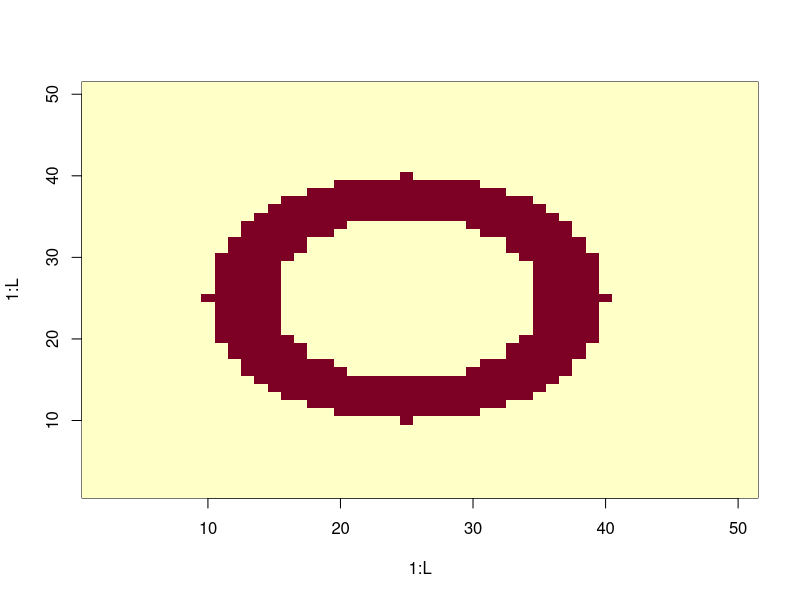
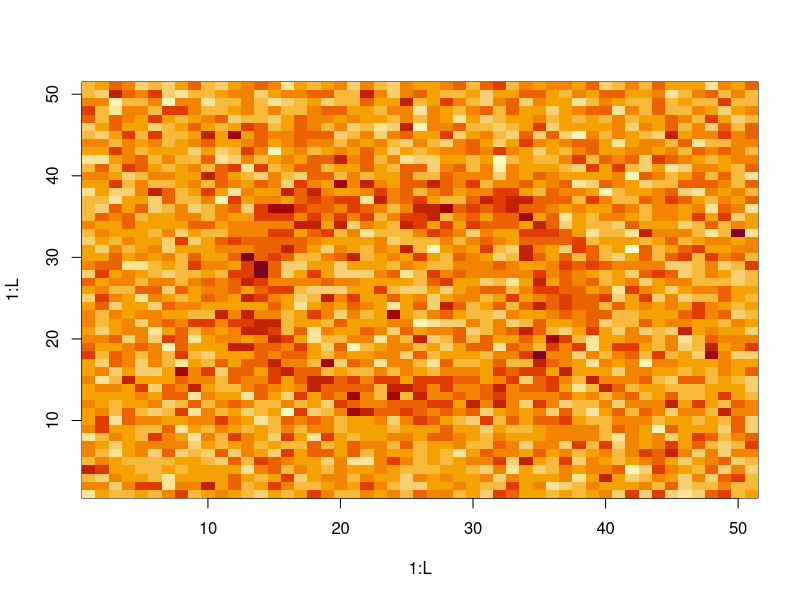

The R script that drew these images, in order: (Note: this script raises an error after producing the figures.)
# Assignment 4
# Name: Yuval
# I.D. Number: 311306435

# Q1: Replace "return(NA)" by your code
a4q1 <- function(x, f.alpha, f.lambda, start, N){
  n <- length(x)
  alpha <- start[1] # alpha_0
  lambda <- start[2] # lambda_0
  theta <- matrix(nrow=(N+1), ncol=2)
  theta[1,1] <- alpha
  theta[1,2] <- lambda
  # log likelihood:
  ll <- function(alpha, lambda){
    return (n*log(alpha) + (n*alpha)*log(lambda) + (alpha-1)*sum(log(x)) - (lambda)*sum(x^alpha))
  }
  ratio_func <- function(){
    # compute the likelihood of the proposal
    ll_theta_tilde <- ll(alpha.tilde, lambda.tilde)
    # compute the likelihood of the current variables
    ll_theta <- ll(alpha, lambda)
    # compute the ratio of the likelihoods
    ll_ratio <- ll_theta_tilde - ll_theta
    # The transition from current variable to the proposal is not symmetric so
    # it is needed also to add the transition probability:
    tran_al_al_til = dexp(alpha.tilde, rate = (1/alpha))
    tran_al_til_al = dexp(alpha, rate = (1/alpha.tilde))
    tran_lm_lm_til = dexp(lambda.tilde, rate = (1/lambda))
    tran_lm_til_lm = dexp(lambda, rate = (1/lambda.tilde))
    # compute the full numerator and denumerator of the ratio:
    numerator <- f.alpha (alpha.tilde) *f.lambda(lambda.tilde) * exp(ll_ratio)* tran_al_til_al * tran_lm_til_lm
    denumerator <- f.alpha(alpha) * f.lambda(lambda) * tran_al_al_til * tran_lm_lm_til  
    # take care of zero (can happen because of rate 0 or very small for exp distribution)
    if (is.nan(numerator)){
      ratio <- 1
    }
    else{
      ratio <- numerator/denumerator  
    }
    return (ratio)
  }
  for (i in 2:(N+1)){
    alpha.tilde <- rexp(1, 1/alpha)
    lambda.tilde <- rexp(1, 1/lambda)
    ratio <- min(ratio_func(), 1)
    U <- runif(1)
    if (U <= ratio){
      alpha <- alpha.tilde
      lambda <- lambda.tilde
    }
    theta[i, 1] <- alpha
    theta[i, 2] <- lambda
  }
  return(theta)
}

# Q2: Replace "return(NA)" by your code
a4q2 <- function(M, beta, Y, sigma, burn.in=100){
  dim_x <- dim(Y)[1]
  dim_y <- dim(Y)[2]
  dim_z <- dim(Y)[3]
  if (is.na(dim_z)){
    dim_z <- 1
    Y <- array(Y,dim=c(dim_x, dim_y, dim_z))
  }
  X <- array(0, c(dim_x + 2, dim_y + 2, dim_z + 2))
  pixels <- sample(c(-1,1), size=dim_x*dim_y*dim_z, replace=TRUE)
  X[2:(dim_x+1), 2:(dim_y+1), 2:(dim_z+1)] <- array(pixels, dim=c(dim_x,dim_y,dim_z))
  # p.table <- numeric(length=7)
  # for (d in seq(-6, 6, by=2)) {
  #   p.table[(d+8)/2] <- 1 / (1 + exp(-2 * beta * d))
  # }
  #go over all possible pixels
  count <- array(0, dim=c(dim_x,dim_y,dim_z))
  count <- count[,,1:dim_z]
  for (sweep in 1:(M + burn.in)) {
    for(iz in 2:(dim_z+1)) {
      for (ix in 2:(dim_x+1)) {
        for (iy in 2:(dim_y+1)){
          # compute d according to its nearest neighboors
          d <- X[ix-1, iy, iz] + X[ix+1, iy, iz] +
               X[ix, iy-1, iz] + X[ix, iy+1, iz] +
               X[ix, iy, iz-1] + X[ix, iy, iz+1]
          # compute probability of obtaining 1
          # p <- p.table[(d+8)/2]
          p <- 1 / (1 + exp(-2 * (beta * d + Y[ix-1, iy-1, iz-1]/sigma^2)))
          # replace the pixel with a simulation with p as probability for 1
          X[ix, iy, iz] <- sample(c(-1, +1), size=1, prob=c(1-p, p))
        }
      }
    }
    if (sweep > burn.in){
      count <- count + (X[2:(dim_x+1),2:(dim_y+1), 2:(dim_z+1)] == 1)
    }
  }
  return(count / M)
}


L <- 51
X <- matrix(-1,L,L)
ij <- expand.grid(seq(L)-25,seq(L)-25)
X[(rowSums(ij^2) <= 15^2) & 
    (rowSums(ij^2) >= 10^2)] <- 1
image(1:L, 1:L, X)

# Add noise
sigma <- 2
Y <- X + rnorm(prod(dim(X)), sd = sigma)
image(1:L, 1:L, Y)




# De-noise the image
beta <- 0.5
M <- 1e2
prob <- a4q2(M, beta, Y, sigma)
prob <- RB(M, beta, Y, sigma)
image(1:L, 1:L, Y)
image(1:L, 1:L, prob)


# Q3: Replace "return(NA)" by your code
a4q3 <- function(y, x, theta, param, n.sweep){
  return(NA)
}